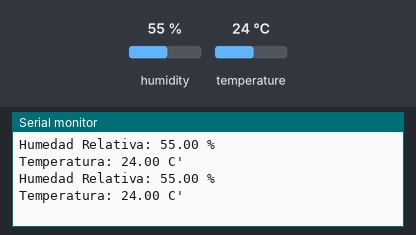
The sketch below on a simulated Arduino Uno, built with avr-gcc and run on an emulated ATmega328P. Parts: the last lines printed to the serial monitor. Wiring (inferred from the names in the program): DHT11 sensor: data pin 7. The inputs (shaded band) are chosen by the test bench; at power-on: humidity 55 %, temperature 24 °C.

Above: at 4.3 s.
4.4 s: humidity set to 22 %
At 8.0 s:
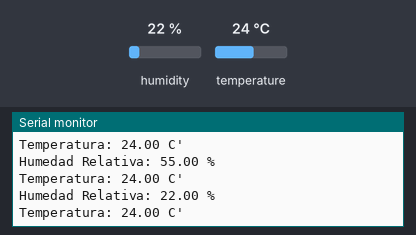
8.6 s: temperature set to 12 °C
At 10.8 s:
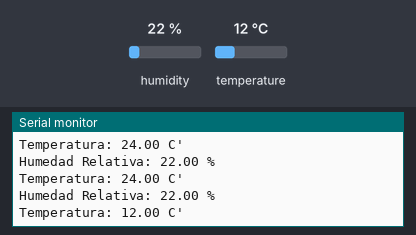
12.8 s: humidity set to 40 %
At 14.7 s:
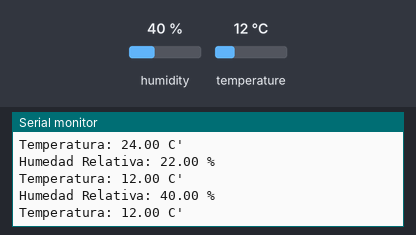
Timing chart, 0 to 16.2 s (numbered marks = the images above; inputs shaded):
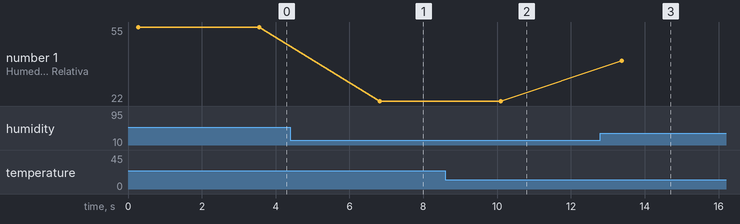

Measured:
- after the input at 4.4 s, the serial monitor: prints a new line after 2.4 s (image 1)
- after the input at 8.6 s, the serial monitor: prints a new line after 1.5 s (image 2)
- after the input at 12.8 s, the serial monitor: prints a new line after 0.57 s (image 3)
- plotted number 1: 55 → 22 after the input at 4.4 s, 22 → 40 after the input at 12.8 s

The sketch:

dht.ino
```cpp
#include "DHT.h"
#define DHTPIN 7
#define DHTTYPE DHT11
DHT dht(DHTPIN, DHTTYPE);
void setup() {
Serial.begin(9600);
dht.begin();
}
void loop() {
  float h = dht.readHumidity();// Lee la humedad
  float t= dht.readTemperature();//Lee la temperatura

  Serial.print("Humedad Relativa: ");
  Serial.print(h);//Escribe la humedad
  Serial.println(" %");

  Serial.print("Temperatura: ");
  Serial.print(t);//Escribe la temperatura
  Serial.println(" C'");

   delay (3000);
}
```
